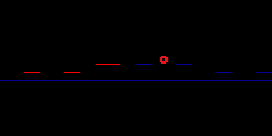

Below is a game level as drawn by its tile map, then a one-line description and the .tmx file that defines it, in full:
An orthogonal 34x17 tile map with 8x8 px tiles, 1 tile layer (Tile Layer 1) and 1 object (0).

<map version="1.0" orientation="orthogonal" renderorder="right-down" width="34" height="17" tilewidth="8" tileheight="8" nextobjectid="12">
 <properties>
  <property name="moving" value="1" />
  <property name="name" value="pacman" />
 </properties>
 <tileset firstgid="1" name="pacman" tilewidth="8" tileheight="8">
  <image source="tileset.png" width="160" height="200" />
 </tileset>
 <layer name="Tile Layer 1" width="34" height="17">
  <properties>
   <property name="texture" value="tileset" />
  </properties>
  <data encoding="csv">
0,0,0,0,0,0,0,0,0,0,0,0,0,0,0,0,0,0,0,0,0,0,0,0,0,0,0,0,0,0,0,0,0,0,
0,0,0,0,0,0,0,0,0,0,0,0,0,0,0,0,0,0,0,0,0,0,0,0,0,0,0,0,0,0,0,0,0,0,
0,0,0,0,0,0,0,0,0,0,0,0,0,0,0,0,0,0,0,0,0,0,0,0,0,0,0,0,0,0,0,0,0,0,
0,0,0,0,0,0,0,0,0,0,0,0,0,0,0,0,0,0,0,0,0,0,0,0,0,0,0,0,0,0,0,0,0,0,
0,0,0,0,0,0,0,0,0,0,0,0,0,0,0,0,0,0,0,0,0,0,0,0,0,0,0,0,0,0,0,0,0,0,
0,0,0,0,0,0,0,0,0,0,0,0,0,0,0,0,0,0,0,0,0,0,0,0,0,0,0,0,0,0,0,0,0,0,
0,0,0,0,0,0,0,0,0,0,0,0,0,0,0,0,0,0,0,0,0,0,0,0,0,0,0,0,0,0,0,0,0,0,
0,0,0,0,0,0,0,0,0,0,0,0,0,0,0,0,0,0,0,0,20,0,0,0,0,0,0,0,0,0,0,0,0,0,
0,0,0,0,0,0,0,0,0,0,0,0,62,62,62,0,0,22,22,0,0,0,22,22,0,0,0,0,0,0,0,0,0,0,
0,0,0,62,62,0,0,0,62,62,0,0,0,0,0,0,0,0,0,0,0,0,0,0,0,0,0,22,22,0,0,0,22,22,
22,22,22,22,22,22,22,22,22,22,22,22,22,22,22,22,22,22,22,22,22,22,22,22,22,22,22,22,22,22,22,22,22,22,
0,0,0,0,0,0,0,0,0,0,0,0,0,0,0,0,0,0,0,0,0,0,0,0,0,0,0,0,0,0,0,0,0,0,
0,0,0,0,0,0,0,0,0,0,0,0,0,0,0,0,0,0,0,0,0,0,0,0,0,0,0,0,0,0,0,0,0,0,
0,0,0,0,0,0,0,0,0,0,0,0,0,0,0,0,0,0,0,0,0,0,0,0,0,0,0,0,0,0,0,0,0,0,
0,0,0,0,0,0,0,0,0,0,0,0,0,0,0,0,0,0,0,0,0,0,0,0,0,0,0,0,0,0,0,0,0,0,
0,0,0,0,0,0,0,0,0,0,0,0,0,0,0,0,0,0,0,0,0,0,0,0,0,0,0,0,0,0,0,0,0,0,
0,0,0,0,0,0,0,0,0,0,0,0,0,0,0,0,0,0,0,0,0,0,0,0,0,0,0,0,0,0,0,0,0,0
</data>
 </layer>
 <objectgroup name="enemies">
  <properties>
   <property name="_type" value="1" />
   <property name="sizex" value="117" />
   <property name="sizey" value="117" />
   <property name="speedx" value="100" />
   <property name="speedy" value="100" />
   <property name="texture" value="pacman_130x130" />
  </properties>
  <object id="10" name="pacman" type="0" x="80" y="56">
   <polyline points="-56,8 -56,8" />
  </object>
 </objectgroup>
</map>
